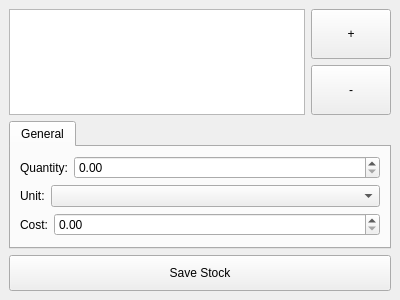
<?xml version="1.0" encoding="UTF-8"?>
<ui version="4.0">
 <class>EditStock</class>
 <widget class="QDockWidget" name="EditStock">
  <property name="geometry">
   <rect>
    <x>0</x>
    <y>0</y>
    <width>400</width>
    <height>300</height>
   </rect>
  </property>
  <property name="windowTitle">
   <string>Edit Stock</string>
  </property>
  <widget class="QWidget" name="main_widget">
   <layout class="QVBoxLayout" name="verticalLayout">
    <item>
     <layout class="QHBoxLayout" name="items_list_layout">
      <item>
       <widget class="QListView" name="items_list"/>
      </item>
      <item>
       <layout class="QVBoxLayout" name="button_layout">
        <item>
         <widget class="QPushButton" name="button_add_items">
          <property name="sizePolicy">
           <sizepolicy hsizetype="Fixed" vsizetype="Minimum">
            <horstretch>0</horstretch>
            <verstretch>0</verstretch>
           </sizepolicy>
          </property>
          <property name="minimumSize">
           <size>
            <width>36</width>
            <height>0</height>
           </size>
          </property>
          <property name="text">
           <string>+</string>
          </property>
         </widget>
        </item>
        <item>
         <widget class="QPushButton" name="button_remove_items">
          <property name="sizePolicy">
           <sizepolicy hsizetype="Fixed" vsizetype="Minimum">
            <horstretch>0</horstretch>
            <verstretch>0</verstretch>
           </sizepolicy>
          </property>
          <property name="minimumSize">
           <size>
            <width>36</width>
            <height>0</height>
           </size>
          </property>
          <property name="text">
           <string>-</string>
          </property>
         </widget>
        </item>
       </layout>
      </item>
     </layout>
    </item>
    <item>
     <widget class="QTabWidget" name="tab_widget_info">
      <property name="currentIndex">
       <number>0</number>
      </property>
      <widget class="QWidget" name="general_tab">
       <attribute name="title">
        <string>General</string>
       </attribute>
       <layout class="QVBoxLayout" name="verticalLayout_2">
        <item>
         <layout class="QHBoxLayout" name="layout_quantity">
          <item>
           <widget class="QLabel" name="label_quantity">
            <property name="sizePolicy">
             <sizepolicy hsizetype="Maximum" vsizetype="Preferred">
              <horstretch>0</horstretch>
              <verstretch>0</verstretch>
             </sizepolicy>
            </property>
            <property name="text">
             <string>Quantity:</string>
            </property>
           </widget>
          </item>
          <item>
           <widget class="QDoubleSpinBox" name="spin_quantity">
            <property name="maximum">
             <double>1000000.000000000000000</double>
            </property>
           </widget>
          </item>
         </layout>
        </item>
        <item>
         <layout class="QHBoxLayout" name="layout_unit">
          <item>
           <widget class="QLabel" name="label_unit">
            <property name="sizePolicy">
             <sizepolicy hsizetype="Maximum" vsizetype="Preferred">
              <horstretch>0</horstretch>
              <verstretch>0</verstretch>
             </sizepolicy>
            </property>
            <property name="text">
             <string>Unit:</string>
            </property>
           </widget>
          </item>
          <item>
           <widget class="QComboBox" name="combo_unit"/>
          </item>
         </layout>
        </item>
        <item>
         <layout class="QHBoxLayout" name="layout_cost">
          <item>
           <widget class="QLabel" name="label_cost">
            <property name="sizePolicy">
             <sizepolicy hsizetype="Maximum" vsizetype="Preferred">
              <horstretch>0</horstretch>
              <verstretch>0</verstretch>
             </sizepolicy>
            </property>
            <property name="text">
             <string>Cost:</string>
            </property>
           </widget>
          </item>
          <item>
           <widget class="QDoubleSpinBox" name="spin_cost">
            <property name="maximum">
             <double>1000000.000000000000000</double>
            </property>
           </widget>
          </item>
         </layout>
        </item>
       </layout>
      </widget>
     </widget>
    </item>
    <item>
     <widget class="QPushButton" name="button_save_stock">
      <property name="minimumSize">
       <size>
        <width>0</width>
        <height>36</height>
       </size>
      </property>
      <property name="text">
       <string>Save Stock</string>
      </property>
     </widget>
    </item>
   </layout>
  </widget>
 </widget>
 <layoutdefault spacing="6" margin="9"/>
 <resources/>
 <connections/>
</ui>
